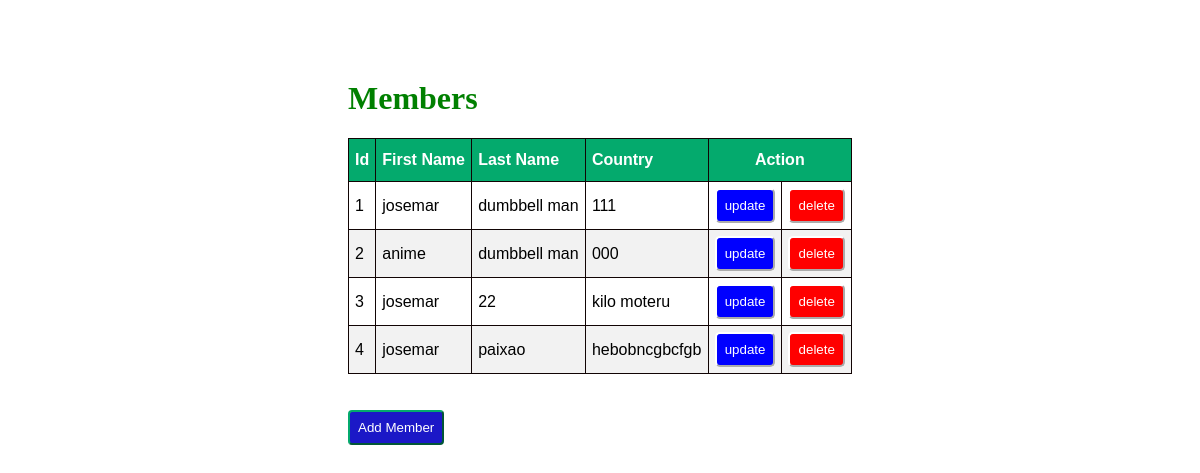
The page / on the database its author committed.
### main/models.py (models this page shows)
class menbro(models.Model):
    primeironome = models.CharField(max_length=100)
    segundonome = models.CharField(max_length=100)
    terceironome = models.CharField(max_length=100)

### main/views.py (the view)
# urls.py: path('',views.index, name="index"),
def index(req):
    mem= menbro.objects.all().order_by('-id')
    userCount = menbro.objects.all().count()
    data = {
        'mem':mem,
        'userCount':userCount
    }
    return render(req, "index.html",data)

### main/templates/index.html (shortened to what this page needs)
{% load static %}
<!DOCTYPE html>
<html lang="en">
<head>
    <link rel="stylesheet" href="{% static 'css/style.css' %}">
</head>
<body>
    <div class="container">
        <h1>Members</h1>
        <table id="customers" border="1">
            <thead>
                <th>Id</th>
                <th>First Name</th>
                <th>Last Name</th>
                <th>Country</th>
                <th colspan="2" id="mid">Action</th>
            </thead>
            {% for i in mem %}
            <tr>
                <td>{{ forloop.counter }}</td>
                <td>{{ i.primeironome }}</td>
                <td>{{ i.segundonome }}</td>
                <td>{{ i.terceironome }}</td>
                <td>
                    <a href="update/{{i.id}}"><button id="up">update</button></a>
                </td>
                <td>
                    <a href="delete/{{i.id}}"><button id="del">delete</button></a>
                </td>
            </tr>
            {% endfor %}
        </table>
        <br><br>
        <a href="{% url 'add' %}"><button id="new3">Add Member</button></a>
    </div>
</body>
</html>

### main/static/css/style.css (style rules this page uses)
.container { margin: 80px 240px 60px 240px; padding: 0px 100px 100px 100px; }
#customers { font-family: Arial, Helvetica, sans-serif; border-collapse: collapse; width: 100%; }
#customers td, #customers th { border: 1px solid rgb(17, 4, 4); padding: 6px; }
#customers tr:nth-child(even) { background-color: #f2f2f2; }
#customers th { padding-top: 12px; padding-bottom: 12px; text-align: left; background-color: #04AA6D; color: white; }
#customers #mid { text-align: center; }
#customers #up { background-color: blue; border-color: white; border-radius: 5px; padding: 8px; color: white; }
#customers #del { background-color: red; border-color: white; border-radius: 5px; padding: 8px; color: white; }
#customers button { width: 100%; }
h1 { color: green; }
.container #new3 { padding: 8px; background-color: rgb(27, 24, 199); color: white; border-radius: 4px; border-color: #04AA6D; }

### rows shown on the page
menbro: primeironome "josemar", segundonome "dumbbell man", terceironome "111"
menbro: primeironome "anime", segundonome "dumbbell man", terceironome "000"
menbro: primeironome "josemar", segundonome "22", terceironome "kilo moteru"
menbro: primeironome "josemar", segundonome "paixao", terceironome "hebobncgbcfgb"
